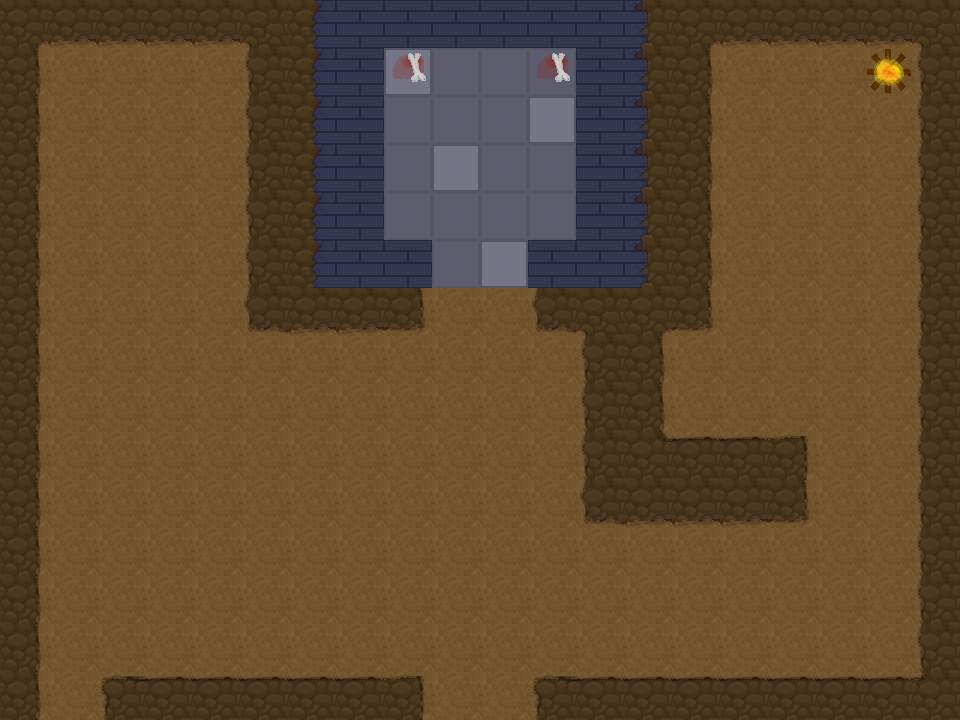

This game map was drawn from its Tiled (.tmx) file and the tilesets committed beside it. A one-line description and the full map source follow:
An orthogonal 20x15 tile map with 48x48 px tiles, 2 tile layers (background, deco), 1 hidden layer not drawn, 2 tilesets and 15 objects (12x monster, 3x connection).

<map version="1.0" orientation="orthogonal" renderorder="right-down" width="20" height="15" tilewidth="48" tileheight="48" nextobjectid="24">
 <tileset firstgid="1" name="tilesheet" tilewidth="48" tileheight="48" tilecount="36" columns="6">
  <image source="../images/tilesheet.png" width="288" height="288" />
  <terraintypes>
   <terrain name="CaveWall" tile="-1" />
   <terrain name="CaveGround" tile="-1" />
   <terrain name="BlueBricks" tile="-1" />
  </terraintypes>
  <tile id="2" terrain="2,2,2,2" />
  <tile id="3" terrain="1,1,1,1" />
  <tile id="4" terrain="2,0,2,0" />
  <tile id="5" terrain="0,2,0,2" />
  <tile id="7" terrain="0,0,0,1" />
  <tile id="8" terrain="0,0,1,0" />
  <tile id="9" terrain="1,1,1,0" />
  <tile id="10" terrain="1,1,0,0" />
  <tile id="11" terrain="1,1,0,1" />
  <tile id="13" terrain="0,1,0,0" />
  <tile id="14" terrain="1,0,0,0" />
  <tile id="15" terrain="1,0,1,0" />
  <tile id="16" terrain="0,0,0,0" />
  <tile id="17" terrain="0,1,0,1" />
  <tile id="21" terrain="1,0,1,1" />
  <tile id="22" terrain="0,0,1,1" />
  <tile id="23" terrain="0,1,1,1" />
  <tile id="30">
   <animation>
    <frame tileid="30" duration="150" />
    <frame tileid="31" duration="150" />
    <frame tileid="32" duration="150" />
    <frame tileid="33" duration="150" />
    <frame tileid="34" duration="150" />
   </animation>
  </tile>
 </tileset>
 <tileset firstgid="37" name="markers" tilewidth="48" tileheight="48" tilecount="3" columns="3">
  <image source="../images/markers.png" width="144" height="48" />
 </tileset>
 <layer name="background" width="20" height="15">
  <data encoding="csv">
8,23,23,23,23,9,6,3,3,3,3,3,3,5,8,23,23,23,23,9,
18,4,4,4,4,16,6,3,1,2,2,2,3,5,18,4,4,4,4,16,
18,4,4,4,4,16,6,3,2,2,2,1,3,5,18,4,4,4,4,16,
18,4,4,4,4,16,6,3,2,1,2,2,3,5,18,4,4,4,4,16,
18,4,4,4,4,16,6,3,2,2,2,2,3,5,18,4,4,4,4,16,
18,4,4,4,4,16,6,3,3,2,1,3,3,5,18,4,4,4,4,16,
18,4,4,4,4,22,23,23,24,4,4,22,9,8,24,4,4,4,4,16,
18,4,4,4,4,4,4,4,4,4,4,4,16,18,4,4,4,4,4,16,
18,4,4,4,4,4,4,4,4,4,4,4,16,18,4,4,4,4,4,16,
18,4,4,4,4,4,4,4,4,4,4,4,16,14,11,11,12,4,4,16,
18,4,4,4,4,4,4,4,4,4,4,4,22,23,23,23,24,4,4,16,
18,4,4,4,4,4,4,4,4,4,4,4,4,4,4,4,4,4,4,16,
18,4,4,4,4,4,4,4,4,4,4,4,4,4,4,4,4,4,4,16,
18,4,4,4,4,4,4,4,4,4,4,4,4,4,4,4,4,4,4,16,
18,4,10,11,11,11,11,11,12,4,4,10,11,11,11,11,11,11,11,15
</data>
 </layer>
 <layer name="collision" width="20" height="15" visible="0">
  <data encoding="csv">
36,36,36,36,36,36,0,36,36,36,36,36,36,0,36,36,36,36,36,36,
36,0,0,0,0,36,0,36,0,0,0,0,36,0,36,0,0,0,0,36,
36,0,0,0,0,36,0,36,0,0,0,0,36,0,36,0,0,0,0,36,
36,0,0,0,0,36,0,36,0,0,0,0,36,0,36,0,0,0,0,36,
36,0,0,0,0,36,0,36,0,0,0,0,36,0,36,0,0,0,0,36,
36,0,0,0,0,36,0,36,36,0,0,36,36,0,36,0,0,0,0,36,
36,0,0,0,0,36,36,36,36,0,0,36,36,36,36,0,0,0,0,36,
36,0,0,0,0,0,0,0,0,0,0,0,36,36,0,0,0,0,0,36,
36,0,0,0,0,0,0,0,0,0,0,0,36,36,0,0,0,0,0,36,
36,0,0,0,0,0,0,0,0,0,0,0,36,36,36,36,36,0,0,36,
36,0,0,0,0,0,0,0,0,0,0,0,36,36,36,36,36,0,0,36,
36,0,0,0,0,0,0,0,0,0,0,0,0,0,0,0,0,0,0,36,
36,0,0,0,0,0,0,0,0,0,0,0,0,0,0,0,0,0,0,36,
36,0,0,0,0,0,0,0,0,0,0,0,0,0,0,0,0,0,0,36,
36,0,36,36,36,36,36,36,36,0,0,36,36,36,36,36,36,36,36,36
</data>
 </layer>
 <layer name="deco" width="20" height="15">
  <data encoding="csv">
0,0,0,0,0,0,0,0,0,0,0,0,0,0,0,0,0,0,0,0,
0,0,0,0,0,0,0,0,7,0,0,7,0,0,0,0,0,0,31,0,
0,0,0,0,0,0,0,0,0,0,0,0,0,0,0,0,0,0,0,0,
0,0,0,0,0,0,0,0,0,0,0,0,0,0,0,0,0,0,0,0,
0,0,0,0,0,0,0,0,0,0,0,0,0,0,0,0,0,0,0,0,
0,0,0,0,0,0,0,0,0,0,0,0,0,0,0,0,0,0,0,0,
0,0,0,0,0,0,0,0,0,0,0,0,0,0,0,0,0,0,0,0,
0,0,0,0,0,0,0,0,0,0,0,0,0,0,0,0,0,0,0,0,
0,0,0,0,0,0,0,0,0,0,0,0,0,0,0,0,0,0,0,0,
0,0,0,0,0,0,0,0,0,0,0,0,0,0,0,0,0,0,0,0,
0,0,0,0,0,0,0,0,0,0,0,0,0,0,0,0,0,0,0,0,
0,0,0,0,0,0,0,0,0,0,0,0,0,0,0,0,0,0,0,0,
0,0,0,0,0,0,0,0,0,0,0,0,0,0,0,0,0,0,0,0,
0,0,0,0,0,0,0,0,0,0,0,0,0,0,0,0,0,0,0,0,
0,0,0,0,0,0,0,0,0,0,0,0,0,0,0,0,0,0,0,0
</data>
 </layer>
 <objectgroup name="data">
  <object id="8" name="boss2" type="connection" gid="37" x="432" y="720" width="48" height="48" />
  <object id="9" name="boss1" type="connection" gid="37" x="480" y="720" width="48" height="48" />
  <object id="10" name="e_adventurer" type="monster" gid="39" x="432" y="96" width="48" height="48" />
  <object id="12" name="mutant" type="monster" gid="39" x="672" y="432" width="48" height="48" />
  <object id="13" name="mutant" type="monster" gid="39" x="720" y="192" width="48" height="48" />
  <object id="14" name="mutant" type="monster" gid="39" x="864" y="144" width="48" height="48" />
  <object id="15" name="mutant" type="monster" gid="39" x="768" y="96" width="48" height="48" />
  <object id="16" name="mutant" type="monster" gid="39" x="768" y="336" width="48" height="48" />
  <object id="17" name="mutant" type="monster" gid="39" x="816" y="240" width="48" height="48" />
  <object id="18" name="giant_snake" type="monster" gid="39" x="192" y="672" width="48" height="48" />
  <object id="19" name="giant_snake" type="monster" gid="39" x="96" y="144" width="48" height="48" />
  <object id="20" name="giant_rat" type="monster" gid="39" x="528" y="96" width="48" height="48" />
  <object id="21" name="giant_rat" type="monster" gid="39" x="384" y="96" width="48" height="48" />
  <object id="22" name="centipede" type="monster" gid="39" x="144" y="480" width="48" height="48" />
  <object id="23" name="boss3" type="connection" gid="37" x="48" y="720" width="48" height="48" />
 </objectgroup>
</map>
